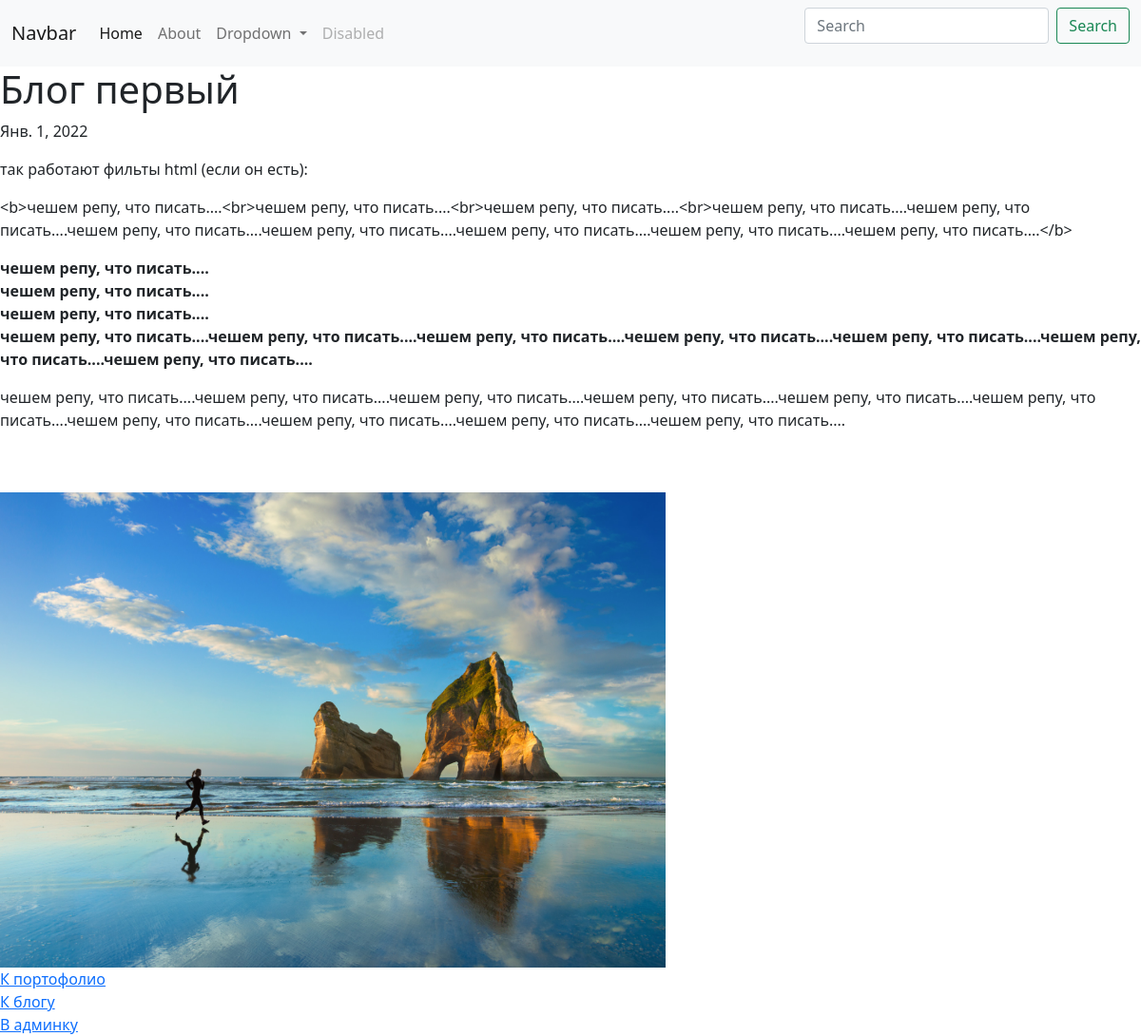
The page /blog/1 on the database its author committed.
### blog/models.py (models this page shows, shortened)
class Blog(models.Model):
    title = models.CharField(max_length=100)
    description = models.TextField(blank=False, max_length=300)
    url = models.URLField(blank=True)
    date = models.DateField(auto_now_add=True)
    image = models.ImageField(upload_to='blog/images/')

### blog/views.py (the view)
# urls.py: path('<int:blog_id>', detail, name='detail'),
def detail(request, blog_id):
    detail = get_object_or_404(Blog, pk=blog_id)
    return render(request, 'blog/detail.html', {'detail': detail})

### blog/templates/blog/detail.html
{% extends 'blog/base.html' %}
{% block content %}
<h1>{{ detail.title }}</h1>
<p>{{ detail.date }}</p>
<p>так работают фильты html (если он есть):</p>
<p>{{ detail.description }}</p>
<p>{{ detail.description|safe }}</p>
<p>{{ detail.description|striptags }}</p>
<br><br><img src="{{ detail.image.url }}", width="700", height="500">
<br><a href="{% url 'portfolio:portfolio' %}">К портофолио</a>
<br><a href="{% url 'blog:blog_home' %}">К блогу</a>
<br><a href="{{ '/admin/' }}">В админку</a>
{% endblock content %}

### rows shown on the page
Blog: title "Блог первый", date "Янв. 1, 2022", description "<b>чешем репу, что писать....<br>чешем репу, что писать....<br>чешем репу, что писать....<br>чешем репу, что писать....чешем репу, что писать....чешем репу, что писать....чешем репу, что писать....чешем репу, что писать....чешем репу, что писать....чешем репу, что писать....</b>", description "чешем репу, что писать.... чешем репу, что писать.... чешем репу, что писать.... чешем репу, что писать....чешем репу, что писать....чешем репу, что писать....чешем репу, что писать....чешем репу, что писать....чешем репу, что писать....чешем репу, что писать....", description "чешем репу, что писать....чешем репу, что писать....чешем репу, что писать....чешем репу, что писать....чешем репу, что писать....чешем репу, что писать....чешем репу, что писать....чешем репу, что писать....чешем репу, что писать....чешем репу, что писать....", image (picture)
